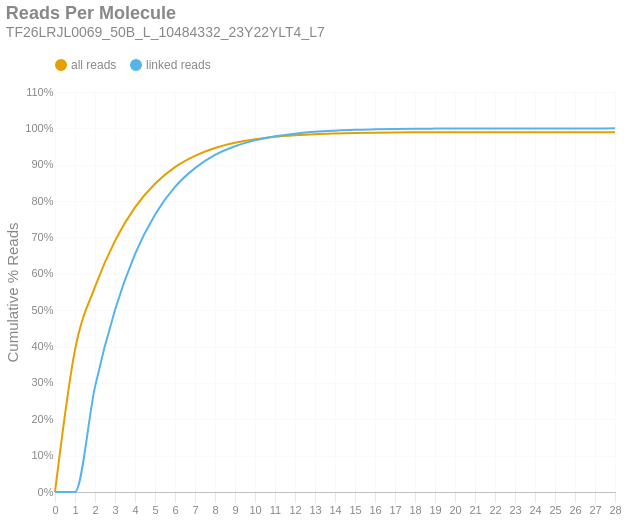

This figure's notebook cell:
### Markdown cell above
### Reads per Molecule
This chart shows the cumulative distribution of the number of reads per linked molecule. That is, how many alignments are associated with a unique molecule. This excludes the number of reads associated with invalid or absent linked-read barcodes. The `linked` histogram is the percentages recalculated when disregarding singletons.

### Code cell
if SKIPLR:
    print_html(f"Skipped")
else:
    counts = np.bincount(valids['reads'].cast(pl.Int64).to_numpy())
    weighted = counts * np.arange(len(counts))
    all_perc = weighted / n_reads
    linked_perc = weighted / n_linked_reads
    linked_perc[1] = 0
    binned_df = pl.DataFrame({
        'readsper': list(range(len(counts))),
        'all reads (cumsum)': np.cumsum(all_perc).tolist(),
        'linked reads (cumsum)': np.cumsum(linked_perc).tolist(),
    })

    with SafeRender(binned_df):
        (
            density_plot(binned_df, 'Reads Per Molecule', samplename, 'readspmol')
            .encode(
                x=alt.X('readsper:O', title=None).axis(labelAngle=0).scale(padding=0),
                y=alt.Y('value:Q', title='Cumulative % Reads').axis(format='%').stack(False),
                color=alt.Color("key:N").scale(domain=["all reads", "linked reads"]),
                tooltip=[
                    alt.Tooltip("key:N", title="Data Type"),
                    alt.Tooltip("readsper:O", title="Reads Per Molecule"),
                    alt.Tooltip("value:Q", format=".2%", title="% Reads (Cum.)")
                ]            
            )
        ).display()

### Figure 1 — Vega-Lite specification as saved in the notebook (floating-point values rounded to 4 significant figures)
{"width": "container", "height": 400, "config": {"title": {"anchor": "start", "dy": -15, "fontSize": 18, "color": "#888888", "subtitleColor": "#888888", "subtitleFontSize": 14}, "arc": {"fill": "#0072B2"}, "axis": {"domainColor": "#888888", "domainWidth": 0.5, "gridWidth": 0.2, "grid": false, "titleFontWeight": 400, "titleFontSize": 15, "labelFontSize": 11, "labelColor": "#888888", "tickColor": "#888888", "tickWidth": 0.2, "titleColor": "#888888"}, "axisBand": {"grid": false}, "axisX": {"grid": true, "tickSize": 10, "domainCap": "round"}, "axisY": {"domain": false, "grid": true, "tickSize": 0, "domainCap": "round"}, "background": "transparent", "header": {"labelFontSize": 15, "labelColor": "#888888", "titleFontSize": 15, "titleFontWeight": 600, "titleColor": "#888888"}, "legend": {"labelFont": "sans-serif", "labelFontSize": 12, "labelColor": "#888888", "symbolSize": 100, "symbolType": "circle", "titleFontSize": 12, "titlePadding": 10, "titleColor": "#888888", "title": null, "orient": "top"}, "range": {"category": ["#E69F00", "#56B4E9", "#009E73", "#F0E442", "#0072B2", "#D55E00", "#CC79A7", "#000000"], "diverging": ["#cfe8f3", "#a2d4ec", "#73bfe2", "#46abdb", "#1696d2", "#12719e"]}, "area": {"fill": "#0072B2", "fillOpacity": 0.7, "line": true, "strokeOpacity": 0.7}, "line": {"color": "#0072B2", "stroke": "#0072B2", "strokeWidth": 2}, "trail": {"color": "#0072B2", "stroke": "#0072B2", "strokeWidth": 0, "size": 1}, "point": {"filled": true, "fillOpacity": 1.0, "size": 95}, "text": {"color": "#888888", "fontSize": 11, "align": "right", "fontWeight": 400, "size": 11}, "bar": {"fill": "#0072B2", "stroke": null}, "view": {"stroke": null, "continuousWidth": 660, "continuousHeight": 400}}, "data": {"name": "data-69c3c564f5ed8de8964479732bf4d6bc"}, "mark": {"type": "line", "interpolate": "monotone", "point": {"opacity": 0, "size": 275}}, "encoding": {"color": {"field": "key", "scale": {"domain": ["all reads", "linked reads"]}, "type": "nominal"}, "tooltip": [{"field": "key", "title": "Data Type", "type": "nominal"}, {"field": "readsper", "title": "Reads Per Molecule", "type": "ordinal"}, {"field": "value", "format": ".2%", "title": "% Reads (Cum.)", "type": "quantitative"}], "x": {"axis": {"labelAngle": 0}, "field": "readsper", "scale": {"padding": 0}, "title": null, "type": "ordinal"}, "y": {"axis": {"format": "%"}, "field": "value", "stack": false, "title": "Cumulative % Reads", "type": "quantitative"}}, "params": [{"name": "param_c36ac31b6afebe62", "select": {"type": "point", "fields": ["key"]}, "bind": "legend"}], "title": {"text": "Reads Per Molecule", "subtitle": "TF26LRJL0069_50B_L_10484332_23Y22YLT4_L7"}, "transform": [{"fold": ["all reads (cumsum)", "linked reads (cumsum)"]}, {"calculate": "replace(datum.key, ' (cumsum)', '')", "as": "key"}, {"filter": {"param": "param_c36ac31b6afebe62"}}], "usermeta": {"embedOptions": {"downloadFileName": "TF26LRJL0069_50B_L_10484332_23Y22YLT4_L7.readspmol"}}, "$schema": "https://vega.github.io/schema/vega-lite/v6.4.1.json", "datasets": {"data-69c3c564f5ed8de8964479732bf4d6bc": [{"readsper": 0, "all reads (cumsum)": 0.0, "linked reads (cumsum)": 0.0}, {"readsper": 1, "all reads (cumsum)": 0.3909, "linked reads (cumsum)": 0.0}, {"readsper": 2, "all reads (cumsum)": 0.564, "linked reads (cumsum)": 0.2891}, {"readsper": 3, "all reads (cumsum)": 0.6906, "linked reads (cumsum)": 0.5005}, {"readsper": 4, "all reads (cumsum)": 0.7826, "linked reads (cumsum)": 0.6542}, {"readsper": 5, "all reads (cumsum)": 0.8475, "linked reads (cumsum)": 0.7627}, {"readsper": 6, "all reads (cumsum)": 0.8932, "linked reads (cumsum)": 0.839}, {"readsper": 7, "all reads (cumsum)": 0.9242, "linked reads (cumsum)": 0.8907}, {"readsper": 8, "all reads (cumsum)": 0.9458, "linked reads (cumsum)": 0.9269}, {"readsper": 9, "all reads (cumsum)": 0.9603, "linked reads (cumsum)": 0.951}, {"readsper": 10, "all reads (cumsum)": 0.9699, "linked reads (cumsum)": 0.967}, {"readsper": 11, "all reads (cumsum)": 0.9766, "linked reads (cumsum)": 0.9783}, {"readsper": 12, "all reads (cumsum)": 0.9809, "linked reads (cumsum)": 0.9855}, {"readsper": 13, "all reads (cumsum)": 0.984, "linked reads (cumsum)": 0.9906}, {"readsper": 14, "all reads (cumsum)": 0.9859, "linked reads (cumsum)": 0.9937}, {"readsper": 15, "all reads (cumsum)": 0.9873, "linked reads (cumsum)": 0.9961}, {"readsper": 16, "all reads (cumsum)": 0.988, "linked reads (cumsum)": 0.9973}, {"readsper": 17, "all reads (cumsum)": 0.9886, "linked reads (cumsum)": 0.9983}, {"readsper": 18, "all reads (cumsum)": 0.989, "linked reads (cumsum)": 0.999}, {"readsper": 19, "all reads (cumsum)": 0.9892, "linked reads (cumsum)": 0.9993}, {"readsper": 20, "all reads (cumsum)": 0.9893, "linked reads (cumsum)": 0.9995}, {"readsper": 21, "all reads (cumsum)": 0.9894, "linked reads (cumsum)": 0.9997}, {"readsper": 22, "all reads (cumsum)": 0.9895, "linked reads (cumsum)": 0.9998}, {"readsper": 23, "all reads (cumsum)": 0.9895, "linked reads (cumsum)": 0.9998}, {"readsper": 24, "all reads (cumsum)": 0.9896, "linked reads (cumsum)": 0.9999}, {"readsper": 25, "all reads (cumsum)": 0.9896, "linked reads (cumsum)": 0.9999}, {"readsper": 26, "all reads (cumsum)": 0.9896, "linked reads (cumsum)": 1.0}, {"readsper": 27, "all reads (cumsum)": 0.9896, "linked reads (cumsum)": 1.0}, {"readsper": 28, "all reads (cumsum)": 0.9896, "linked reads (cumsum)": 1.0}]}}
